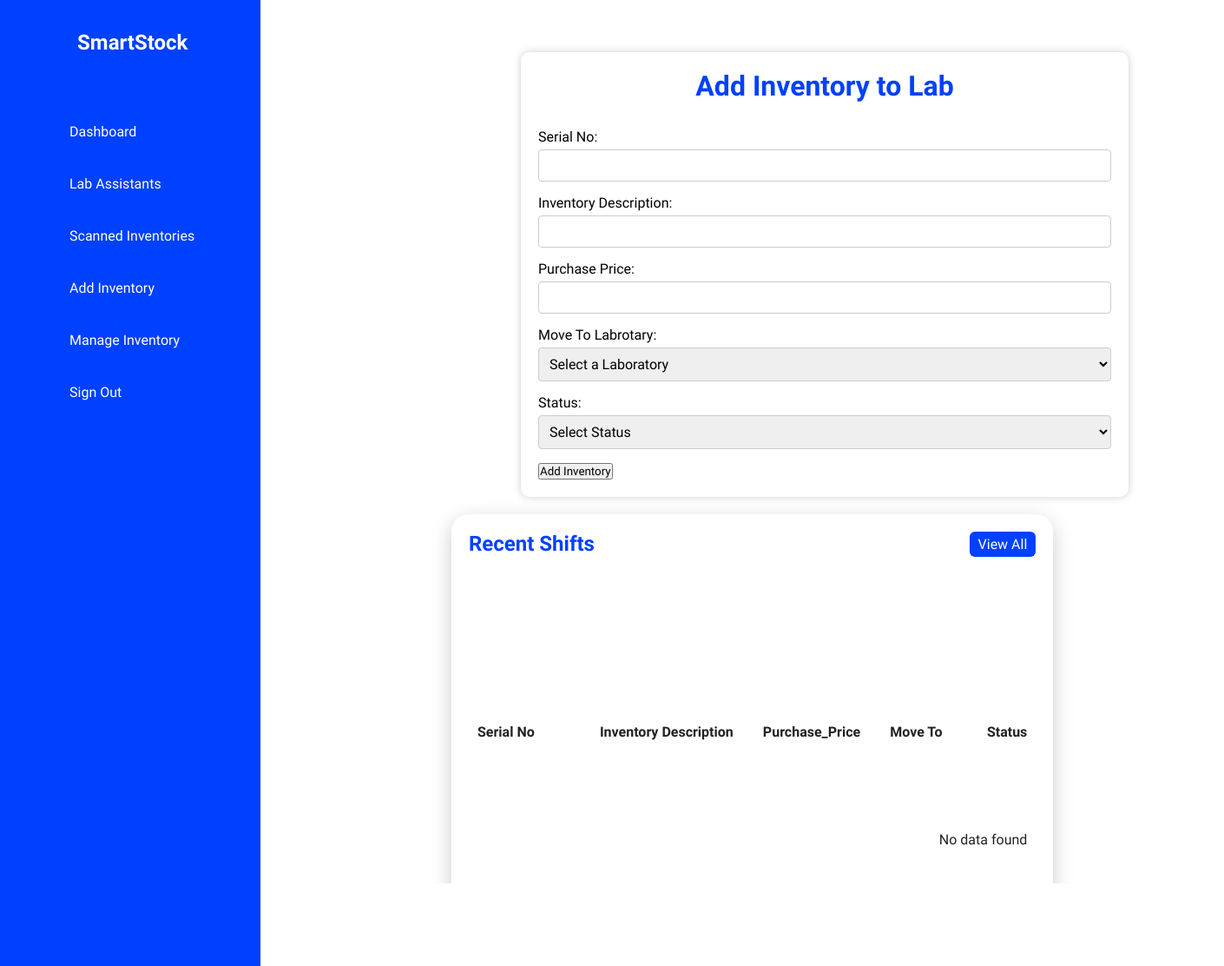
/manage_invent.php, run on an earlier commit of the app's database.
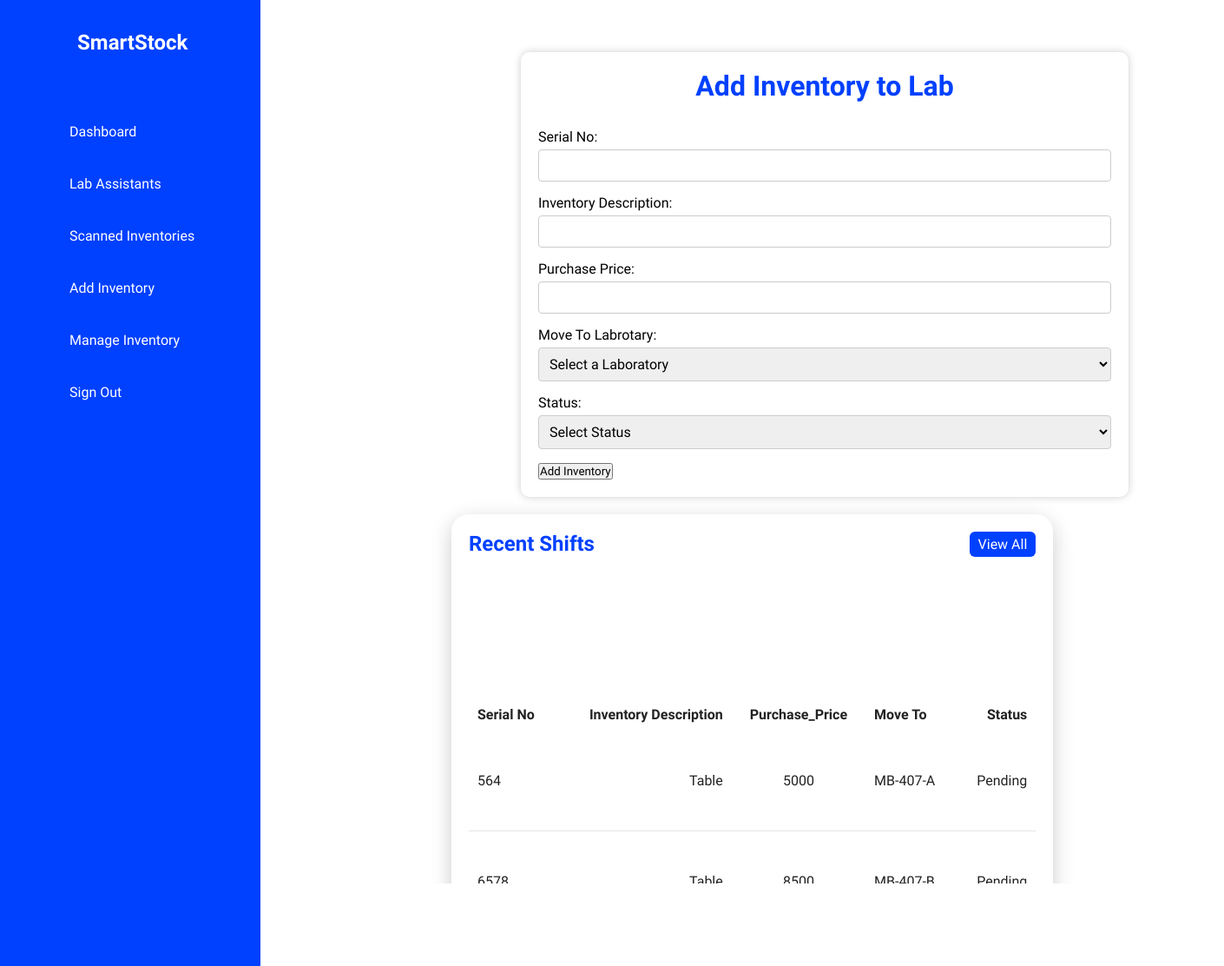
And on a later commit of the database.
### tables this page shows
CREATE TABLE `manage_invent` (
  `serial_no` int(11) NOT NULL,
  `Inventory_Description` varchar(100) NOT NULL,
  `Purchase_Price` varchar(100) NOT NULL,
  `Move_To_Laboratory` varchar(100) NOT NULL,
  `Status` varchar(100) NOT NULL
);

### manage_invent.php (the view, shortened to what the changed rows need)
<!DOCTYPE html>
<html lang="en">
<head>
    <link rel="stylesheet" href="css/manage_invent.css" />
</head>
<body>
    <div class="container">
        <div class="navigation">
            <ul>
                <li>
                    <a href="#">
                        <span class="logo">
                            <h2>SmartStock</h2>
                        </span>
                    </a>
                </li>
            </ul>
        </div>
        <div class="main">
            <div class="Container1">
                <h1>Add Inventory to Lab</h1>
            </div>
            <div class="details">
                <div class="recentOrders">
                    <div class="cardHeader">
                        <h2>Recent Shifts</h2>
                    </div>
                    <table>
                        <thead>
                            <tr>
                                <td>Serial No</td>
                                <td>Inventory Description</td>
                                <td>Purchase_Price</td>
                                <td>Move To</td>
                                <td>Status</td>
                            </tr>
                        </thead>
                        <?php
                        include_once('connection.php');
                        $sql = "SELECT * FROM manage_invent";
                        $result = $conn->query($sql);
                        if ($result->num_rows > 0) {
                            while ($row = $result->fetch_assoc()) {
                                echo "<td>" . $row["serial_no"] . "</td>";
                                echo "<td>" . $row["Inventory_Description"] . "</td>";
                                echo "<td>" . $row["Purchase_Price"] . "</td>";
                                echo "<td>" . $row["Move_To_Laboratory"] . "</td>";
                                echo "<td>" . $row["Status"] . "</td>";
                            }
                        } else {
                            echo "<tr><td colspan='5'>No data found</td></tr>";
                        }
                        ?>
                    </table>
                </div>
            </div>
        </div>
    </div>
</body>
</html>

What changed in the data, as far as the page shows it:
added manage_invent: serial_no "564", Inventory_Description "Table", Purchase_Price "5000", Move_To_Laboratory "MB-407-A", Status "Pending"
added manage_invent: serial_no "6578", Inventory_Description "Table", Purchase_Price "8500", Move_To_Laboratory "MB-407-B", Status "Pending"
Also different on the page:
text no longer shown: "No data found"
